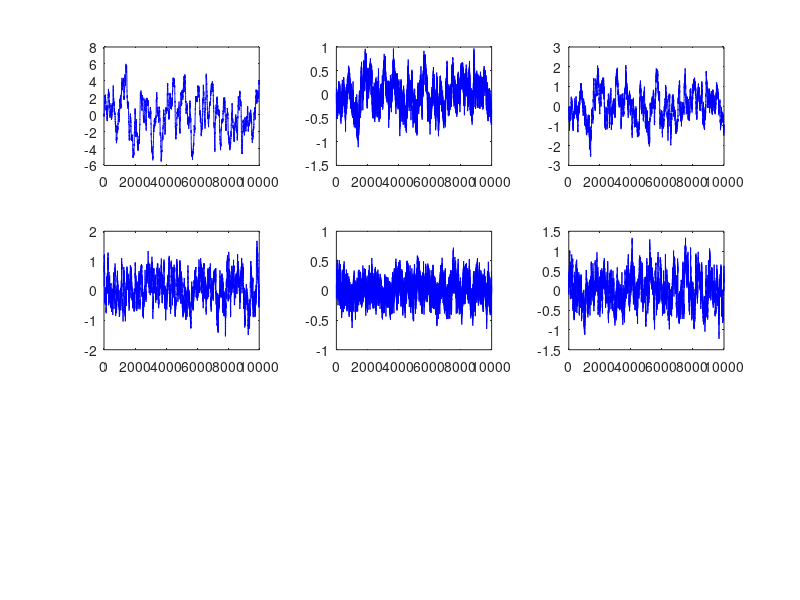

Write MATLAB code to recreate this figure.
%% generate Autoregressive

clear; clc;

%% configuration

N = 1e4;
M = 6;

% I = interaction matrix
I = zeros(M,M);

% I(i,j) significa che i causa j con intensità I(i,j) 

I(1,1) = 0.95;
I(2,2) = 0;
I(3,3) = 0.99;
I(4,4) = 0.98;
I(5,5) = 0;
I(6,6) = 0.81;

I(2,1) = -0.4;
I(3,2) = 0.4;

I(5,6) = 0.4;
I(6,5) = 0.4;

%% initialisation

X = randn(M,N)*0.1;

Xlabel = "x"+(1:M)';

t = 1:N;

%% simulation

for i = 2 : N

    X(:,i) = sum(I.*X(:,i-1),1)' + randn(M,1)*0.1;

end

%% plot

figure(1)
clf
for i = 1 : M
    subplot(floor(M/2),floor(M/floor(M/2))+1,i)
    plot(X(i,:),'b')
end
